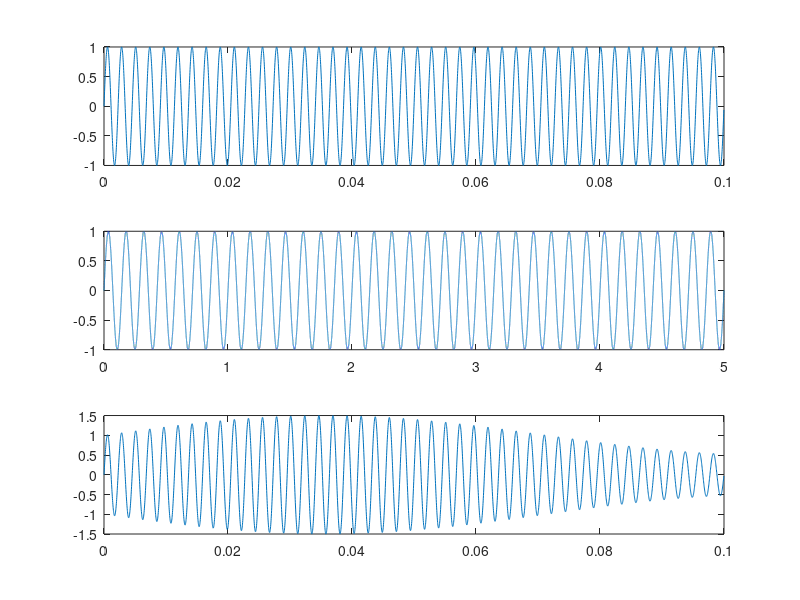
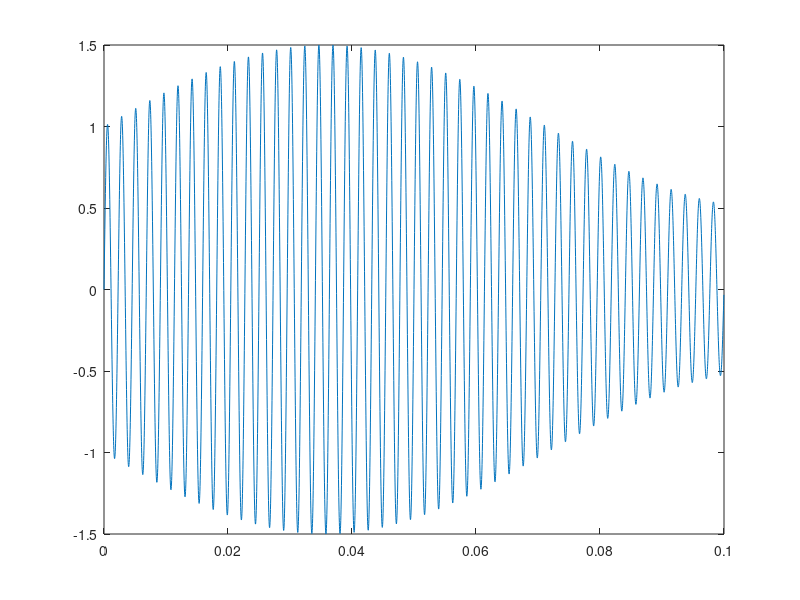

Write the MATLAB code that produced these figures, in order. (Note: this script raises an error after producing the figures.)
%% This is to test that we can get basic AM working and then if that works
%move on/fix what is in the developlment code right now

%Update 2019-06-12 this works perfectly well!
%% Stuff
%Basic time stuff
Fs = 44100; %Pulled from Adam's code
dt = 1/Fs; %Resolution from sampling frequency
Full_Duration = 5; %seconds
t= 0:dt:Full_Duration;
%Carrier signal stuff
Ac = 1;
Fc= 440;
phic = 0;

%Message signal stuff
alpha = .5; 
Fm = 7; %apparently <20pi or <10 Hz is tremolo effect range (check this)
%update: checked at perceptually seems true, at least 20 or more is
%definitely not just tremolo any more, and 15 is getting there

phim = 0; %units of these are seconds for now

%% Signals
%equation comes from multiple sources, can think about later why this
%exactly works but kind of makes sense...
%Update, makes perfect sense, just using interference to do your
%modulation!

Carrier = Ac*sin(2*pi*Fc*(t+phic));

Message = sin(2*pi*Fm*(t+phim)); %note message comes from idea behind AM radio, tune to carrier but modulations on carrier hold the actual information

AModded_Sig = Carrier + alpha.*Message.*Carrier;

subplot(3,1,1)
plot(t(1:Fs/10),Carrier(1:Fs/10))

subplot(3,1,2)
plot(t,Message)

subplot(3,1,3)
plot(t(1:Fs/10),AModded_Sig(1:Fs/10))

%% Zoomed in plot
figure(2)
plot(t(1:Fs/10), AModded_Sig(1:Fs/10))

%% Play sound

Test1 = audioplayer(AModded_Sig*.15, Fs,24);

Test1.play


pause(7)

Test2 = audioplayer(Carrier *.15, Fs, 24);

Test2.play

